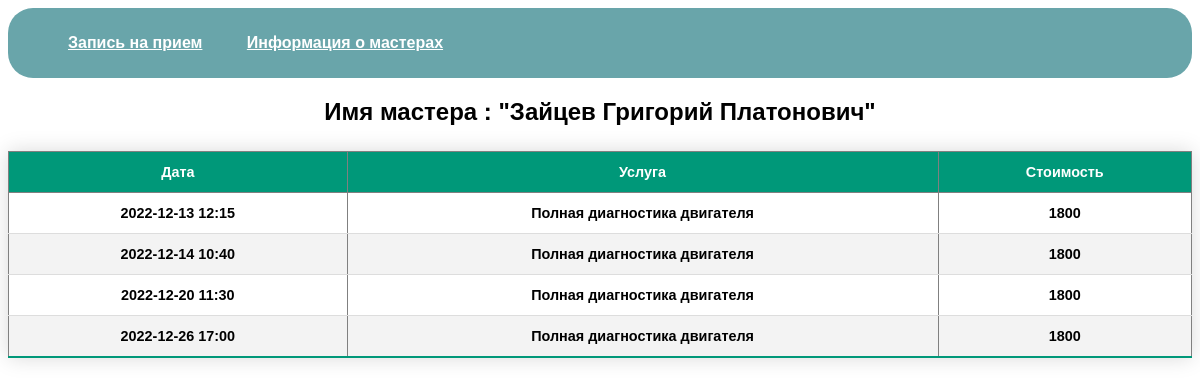
Screenshot of /completed_work.php?id=1 with the database file from the repository.
### tables this page shows
CREATE TABLE workers
(
    id                INTEGER PRIMARY KEY AUTOINCREMENT,
    first_n           TEXT    NOT NULL,
    second_n          TEXT    NOT NULL,
    middle_n          TEXT    NOT NULL,
    status            TEXT    NOT NULL CHECK (status = "working" OR status = "fired" ),
    percent           REAL    NOT NULL CHECK ( percent BETWEEN 0 AND 100),
    specialization_id INTEGER NOT NULL,
    FOREIGN KEY (specialization_id) REFERENCES specializations (id)
);

### public/config/connect.php (called while the page is built, shortened)
<?php
function getData($pdo, $query)
{
    $statement = $pdo->query($query);
    $data = $statement->fetchAll();
    return $data;
}

### public/completed_work.php (the view, shortened to what this page needs)
<!DOCTYPE html>
<html lang="en">
<head>
    <link rel="stylesheet" href="./styles.css">
</head>
<body>
    <div class="nav_bar">
        <nav>
            <ul>
                <li>
                    <a href="./appointments.php">Запись на прием</a>
                </li>
                <li>
                    <a href="./index.php">Информация о мастерах</a>
                </li>
            </ul>
        </nav>
    </div>
    <?php
    require_once "./config/connect.php";
    $query = "SELECT * FROM workers WHERE id == {$_GET['id']};";
    $name = getData(pdo: $pdo, query: $query);
    ?>
    <h2 style="text-align:center;">Имя мастера :
        "<?= $name[0]['second_n'], " ", $name[0]['first_n'], " ", $name[0]['middle_n'] ?>"</h2>
    <?php
    $query = "SELECT day,name_service,price,work_status FROM registrations
                  INNER JOIN services s on registrations.service_id = s.id WHERE worker_id == {$_GET['id']};";
    $data = getData(pdo: $pdo, query: $query);
    ?>
    <table border="1" cellpadding="10" class="table">
        <thead>
            <th>Дата</th>
            <th>Услуга</th>
            <th>Стоимость</th>
        </thead>
        <?php foreach ($data as $d) { ?>
            <tr>
                <th><?= $d['day'] ?></th>
                <th><?= $d['name_service'] ?></th>
                <th><?= $d['price'] ?></th>
            </tr>
        <?php } ?>
    </table>
</body>
</html>

### public/styles.css (style rules this page uses)
.table { border-collapse: collapse; margin: 25px 0; font-size: 0.9em; font-family: sans-serif; min-width: 400px; box-shadow: 0 0 20px rgba(0, 0, 0, 0.15); }
.table th, .table td { padding: 12px 15px; }
.table tbody tr { border-bottom: 1px solid #dddddd; }
.table tbody tr:nth-of-type(even) { background-color: #f3f3f3; }
.table tbody tr:last-of-type { border-bottom: 2px solid #009879; }
a { color: #6d916c; }
body { font-family: sans-serif; }
h1, h2 { text-align: center; }
table { width: 100%; }
.nav_bar { height: 100%; width: 100%; background-color: #69a5aa; border-radius: 25px; }
nav { display: flex; justify-content: space-between; }
nav ul li { list-style-type: none; display: inline-block; padding: 10px 20px; }
nav ul li a { color: white; font-weight: bold; }

### rows the page displays
workers: second_n "Зайцев", first_n "Григорий", middle_n "Платонович"

### other values shown
$d['day'] "2022-12-13 12:15"
$d['name_service'] "Полная диагностика двигателя"
$d['price'] "1800"
$d['day'] "2022-12-14 10:40"
$d['day'] "2022-12-20 11:30"
$d['day'] "2022-12-26 17:00"
